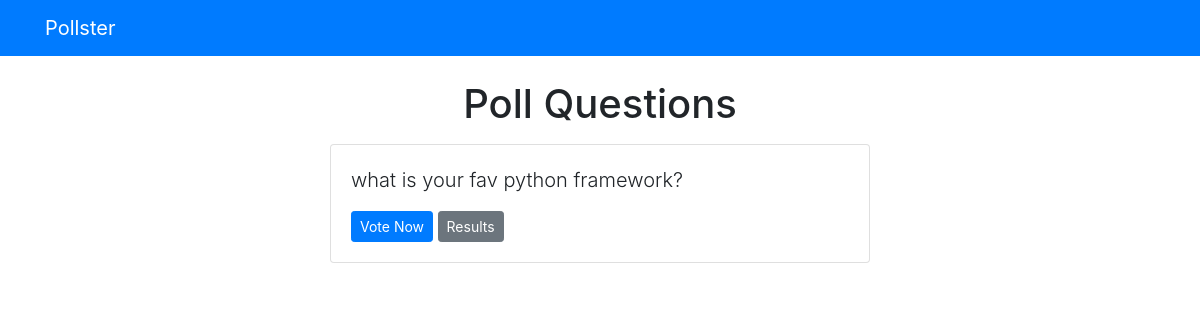
/polls/, run on an earlier commit of the app's database.
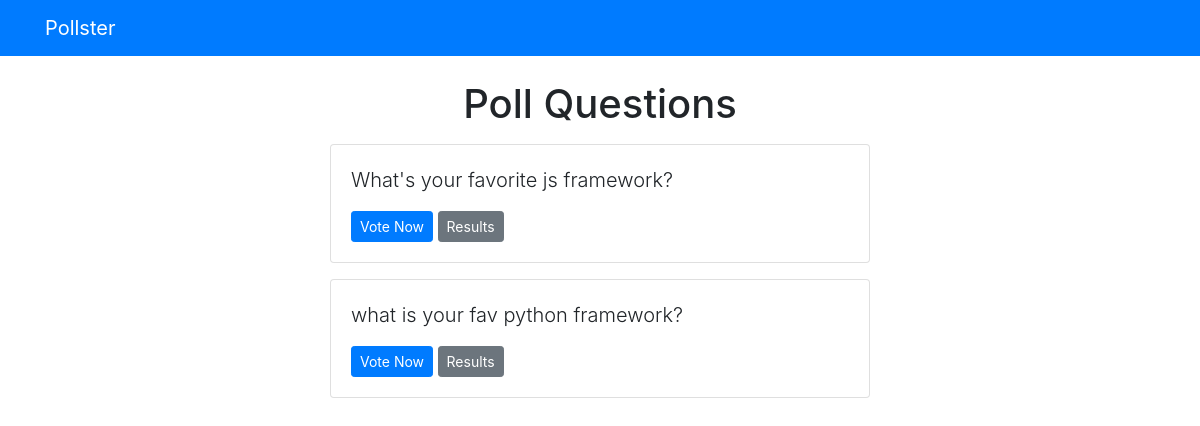
And on a later commit of the database.
### polls/models.py (models this page shows, shortened)
class Question(models.Model):
    question_text = models.CharField(max_length=200)
    pub_date = models.DateTimeField('date publushed')

### polls/views.py (the view)
# urls.py: path('', views.index, name="index"),
def index (request):
    latest_question_list = Question.objects.order_by('-pub_date')[:5]
    context = {'latest_question_list': latest_question_list}
    return render(request, 'polls/index.html', context)

### templates/polls/index.html
{% extends 'base.html' %}
{% block content %}
    <h1 class="text-center mb-3">Poll Questions</h1>
    {% if latest_question_list %}
        {% for question in latest_question_list%}
        <div class="card mb-3">
            <div class="card-body">
                    <p class="lead">{{ question.question_text }}</p>
                    <a href="{% url 'polls:detail' question.id %}" class="btn btn-primary btn-sm">Vote Now</a>
                    <a href="{% url 'polls:results' question.id %}" class="btn btn-secondary btn-sm">Results</a>
            </div>
        </div>
        {% endfor %}
    {% else %}
        <p>No Polls available</p>
    {% endif %}
{% endblock %}

### templates/base.html (shortened to what this page needs)
<!DOCTYPE html>
<html lang="en">
<head>
    <link rel="stylesheet" href="https://stackpath.bootstrapcdn.com/bootstrap/4.3.1/css/bootstrap.min.css">
</head>
<body>
    {% include 'partials/_navbar.html' %}
    <div class="container">
        <div class="row">
            <div class="col-md-6 m-auto">
                {% block content %}{% endblock %}
            </div>
        </div>
    </div>
</body>
</html>

### templates/partials/_navbar.html
<nav class="navbar navbar-dark bg-primary mb-4">
    <div class="container">
        <a href="/" class="navbar-brand">Pollster</a>
    </div>
</nav>

What changed in the data, as far as the page shows it:
added Question: question_text "What's your favorite js framework?"
